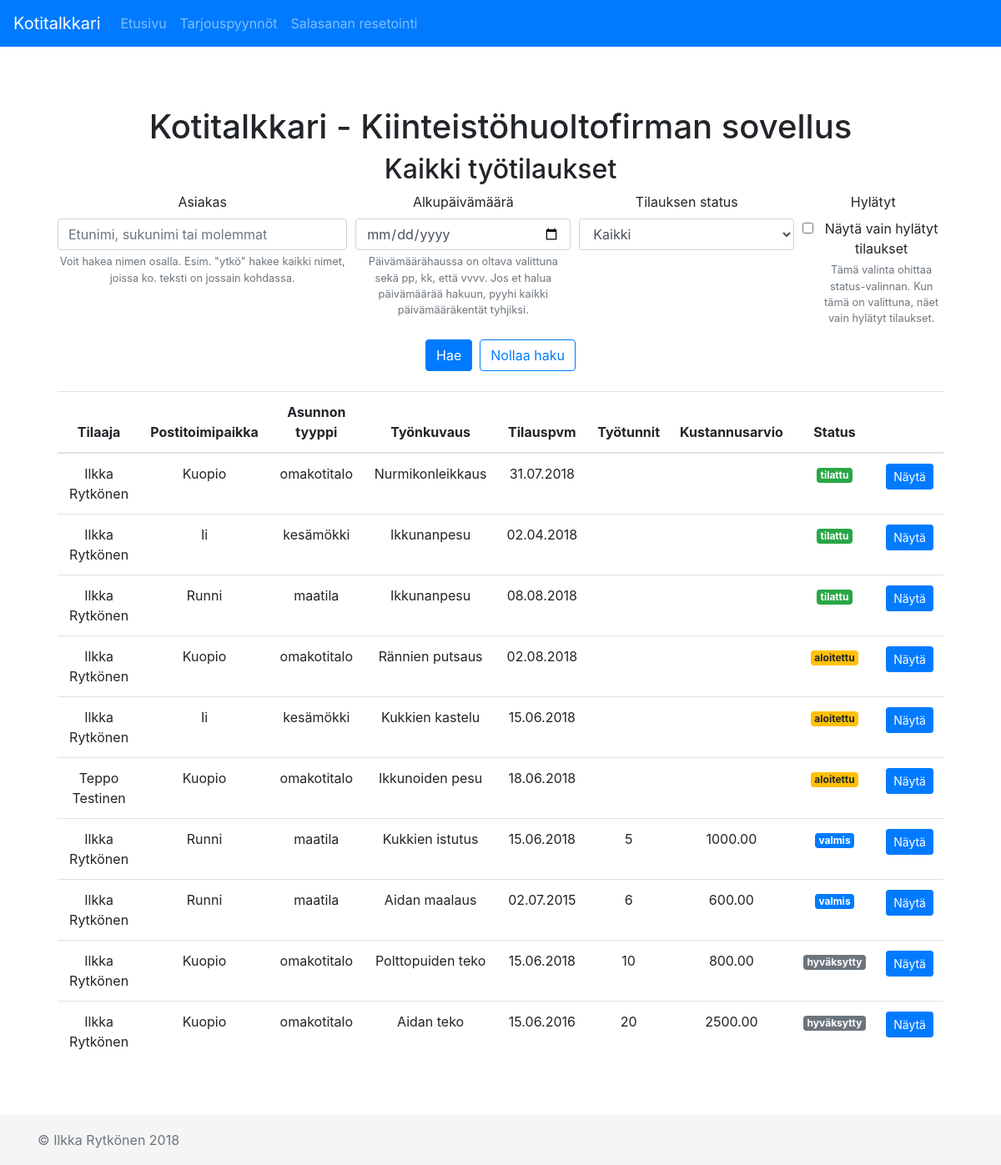
/firma.php, run on the app's committed database.
### tables this page shows
CREATE TABLE Asiakas (
	tunnus VARCHAR(30) PRIMARY KEY NOT NULL,
	salasana VARCHAR(30) NOT NULL,
	etunimi VARCHAR(40) NOT NULL,
	sukunimi VARCHAR(50) NOT NULL,
	puhelin VARCHAR(13) NOT NULL,
	email VARCHAR(50) NOT NULL
);

### firma.php (the view, shortened to what this page needs)
<?php
  $query = "SELECT * FROM firmantyotilaukset WHERE NOT status = 'hylätty'";
  $otsikko = "Kaikki työtilaukset";
  $nimi = "";
  $status = "";
  $alkuPvm = "";
  $naytaHylatyt = false;
?>
<!doctype html>
<html lang="fi">
  <head>
    <link rel="stylesheet" href="https://stackpath.bootstrapcdn.com/bootstrap/4.1.1/css/bootstrap.min.css">
    <link href="style.css" rel="stylesheet">
  </head>
  <body>
    <?php
    require 'firmamenu.inc';
    ?>
    <main role="main" class="container">
      <div class="starter-template">
        <h1>Kotitalkkari - Kiinteistöhuoltofirman sovellus</h1>
          <h2><?php echo $otsikko ?></h2>
          <form>
            <div class="form-row">
              <div class="form-group col-md-4">
                <label for="inputAsiakas">Asiakas</label>
                <input type="text" name="nimi" value="<?php echo $nimi ?>" class="form-control" id="inputAsiakas" placeholder="Etunimi, sukunimi tai molemmat" aria-describedby="nimivihjeteksti">
                <small id="nimivihjeteksti" class="form-text text-muted">
                  Voit hakea nimen osalla. Esim. "ytkö" hakee kaikki nimet, joissa ko. teksti on jossain kohdassa.
                </small>
              </div>
              <div class="form-group col-md-3">
                <label for="inputdate">Alkupäivämäärä</label>
                <input type="date" name="alkuPvm" value="<?php echo $alkuPvm ?>" class="form-control" id="inputdate" aria-describedby="passwordHelpBlock">
                <small id="passwordHelpBlock" class="form-text text-muted">
                  Päivämäärähaussa on oltava valittuna sekä pp, kk, että vvvv. Jos et halua päivämäärää hakuun, pyyhi kaikki päivämääräkentät tyhjiksi.
                </small>
              </div>
              <div class="form-group col-md-3">
                <div class="form-group">
                  <label for="inputStatus">Tilauksen status</label>
                  <select class="form-control" name="status" id="inputStatus">
                    <option value="kaikki" <?php if ($status == 'kaikki') echo "selected"; ?>>Kaikki</option>
                  </select>
                </div>
              </div>
              <div class="form-group col-md-2">
                <label for="hylatyt">Hylätyt</label>
                <div class="form-check">
                  <input class="form-check-input" type="checkbox" name="naytaHylatyt" value="1" id="hylatyt" <?php echo ($naytaHylatyt) ? 'checked' : '' ?>>
                  <label class="form-check-label" for="defaultCheck1">
                    Näytä vain hylätyt tilaukset
                  </label>
                  <small id="passwordHelpBlock" class="form-text text-muted">
                    Tämä valinta ohittaa status-valinnan. Kun tämä on valittuna, näet vain hylätyt tilaukset.
                  </small>
                </div>
              </div>
            </div>
            <button type="submit" class="btn btn-primary" formmethod="post" name="haku">Hae</button>&nbsp;
            <button type="submit" class="btn btn-outline-primary" formmethod="post">Nollaa haku</button>
          </form>
          <br />
          <?php
            require_once("db.inc");
            $tulos = mysqli_query($conn, $query);
            if ( !$tulos )
            {
              echo "Kysely epäonnistui " . mysqli_error($conn);
            }
            else {
              if (mysqli_num_rows($tulos) == 0) {
                echo "<div class=\"alert alert-warning\" role=\"alert\">Ei löytynyt yhtään työtilausta.<br /></div>";
              }
              else {
                echo "<table class=\"table\"><thead><tr><th scope=\"col\">Tilaaja</th><th scope=\"col\">Postitoimipaikka</th><th scope=\"col\">Asunnon tyyppi</th><th scope=\"col\">Työnkuvaus</th><th scope=\"col\">Tilauspvm</th><th scope=\"col\">Työtunnit</th><th scope=\"col\">Kustannusarvio</th><th scope=\"col\">Status</th><th scope=\"col\"></th></tr></thead><tbody>";
                while ($rivi = mysqli_fetch_array($tulos, MYSQLI_ASSOC)) {
                  $tyotilausID = $rivi["tyotilausID"];
                  $tunnus = $rivi["tunnus"];
                  $nimi = $rivi["nimi"];
                  $postitoimipaikka = $rivi["postitoimipaikka"];
                  $asunnonTyyppi = $rivi["asunnonTyyppi"];
                  $kuvaus = $rivi["kuvaus"];
                  $tilausPvm = date("d.m.Y",strtotime($rivi["tilausPvm"]));
                  $tyotunnit = $rivi["tyotunnit"];
                  $kustannusarvio = $rivi["kustannusarvio"];
                  $status = $rivi["status"];
                  echo "<tr><td>$nimi</td><td>$postitoimipaikka</td><td>$asunnonTyyppi</td><td>$kuvaus</td><td>$tilausPvm</td><td>$tyotunnit</td><td>$kustannusarvio</td><td>
                  <span class=\"";
                  if ($status == "tilattu") echo "badge badge-success";
                  else if ($status == "aloitettu") echo "badge badge-warning";
                  else if ($status == "valmis") echo "badge badge-primary";
                  else if ($status == "hyväksytty") echo "badge badge-secondary";
                  else if ($status == "hylätty") echo "badge badge-danger";
                    echo "\">$status</span></td>";
                  echo "<td><form>
                  <input type=\"hidden\" name=\"status\" value=\"$status\">
                  <input type=\"hidden\" name=\"tunnus\" value=\"$tunnus\">
                  <button type=\"submit\" class=\"btn btn-primary btn-sm\" formaction=\"firmantyotilaus.php\" formmethod=\"post\" name=\"nayta\" value=\"$tyotilausID\">Näytä</button></form>";
                    echo "</td></tr>";
                }
                echo "</tbody></table>";
              }
            }
          ?>
      </div>
    </main>
      <?php
    require 'footer.php';
    ?>
    <script src="https://stackpath.bootstrapcdn.com/bootstrap/4.1.1/js/bootstrap.min.js"></script>  </body>
</html>

### firmamenu.inc (shortened to what this page needs)
<nav class="navbar navbar-expand-md navbar-dark bg-primary fixed-top">
  <a class="navbar-brand" href=".">Kotitalkkari</a>
  <div class="collapse navbar-collapse" id="navbarsExampleDefault">
    <ul class="navbar-nav mr-auto">
      <li class="nav-item">
        <a class="nav-link" href="firma.php">Etusivu<span class="sr-only">(current)</span></a>
      </li>
      <li class="nav-item">
        <a class="nav-link" href="firmatarjouspyynnot.php">Tarjouspyynnöt</a>
      </li>
      <li class="nav-item">
        <a class="nav-link" href="salasananresetointi.php">Salasanan resetointi</a>
      </li>
    </ul>
  </div>
</nav>

### footer.php
<footer class="footer">
<div class="container">
  <span class="text-muted">&copy; Ilkka Rytkönen 2018</span>
</div>
</footer>

### style.css (style rules this page uses)
html { position: relative; min-height: 100%; }
body { padding-top: 5rem; margin-bottom: 60px; }
.starter-template { padding: 3rem 1.5rem; text-align: center; }
.footer { position: absolute; bottom: 0; width: 100%; height: 60px; line-height: 60px; background-color: #f5f5f5; }

### data on the page
asiakas: nimi "Ilkka Rytkönen", postitoimipaikka "Kuopio", asunnonTyyppi "omakotitalo", kuvaus "Nurmikonleikkaus", tilausPvm "31.07.2018", status "tilattu", $tyotilausID 1 (drawn), postitoimipaikka "Ii", asunnonTyyppi "kesämökki", kuvaus "Ikkunanpesu", tilausPvm "02.04.2018", $tyotilausID 2 (drawn), postitoimipaikka "Runni", asunnonTyyppi "maatila", tilausPvm "08.08.2018", $tyotilausID 3 (drawn), kuvaus "Rännien putsaus", tilausPvm "02.08.2018", status "aloitettu", kuvaus "Kukkien kastelu", tilausPvm "15.06.2018", $tyotilausID 4 (drawn), kuvaus "Kukkien istutus", tyotunnit "5", kustannusarvio "1000.00", status "valmis", $tyotilausID 7 (drawn), kuvaus "Aidan maalaus", tilausPvm "02.07.2015", tyotunnit "6", kustannusarvio "600.00", $tyotilausID 8 (drawn), kuvaus "Polttopuiden teko", tyotunnit "10", kustannusarvio "800.00", status "hyväksytty", $tyotilausID 9 (drawn), kuvaus "Aidan teko", tilausPvm "15.06.2016", tyotunnit "20", kustannusarvio "2500.00"
asiakas: nimi "Teppo Testinen", postitoimipaikka "Kuopio", asunnonTyyppi "omakotitalo", kuvaus "Ikkunoiden pesu", tilausPvm "18.06.2018", status "aloitettu", $tyotilausID 6 (drawn)

### other printed values
$otsikko "Kaikki työtilaukset"
